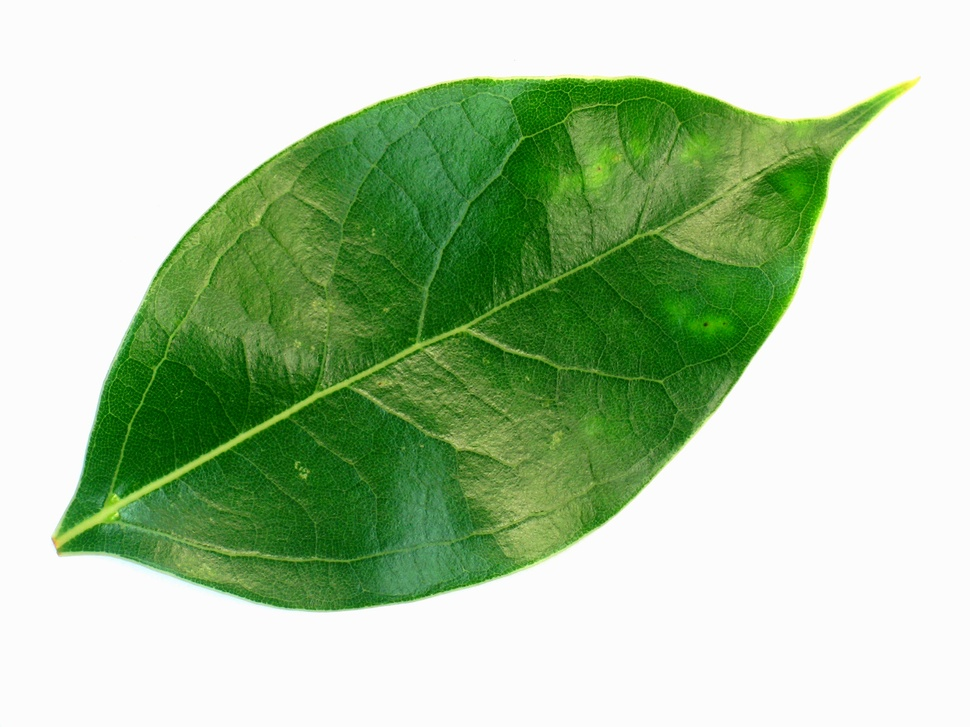
#> input picture contour-tracing/15.jpg, 970 x 727 px, shrunk from 1600 x 1200 before the run
$ jupyter execute DIP_TH_Q2.ipynb
#> lines starting #> are read from the running program, lines starting #| are printed output that depends on the picture; after the words box and inside, x2 and y2 are one past the last pixel; in counts of white or black regions, pixels touching at a corner belong together
[cell 1]
from scipy import misc
from PIL import Image
from numpy import *
import numpy as np
import matplotlib.pyplot as plt
import matplotlib.image as mpimg
from skimage.filters import threshold_otsu
from skimage.morphology import square
from skimage.morphology import closing

[cell 2]
I = asarray(Image.open('15.jpg'));
#> I is the input picture: shape (727, 970, 3); mean R, G, B 174.1, 200.5, 164.3
Ig = np.dot(I[...,:3], [0.299, 0.587, 0.114])
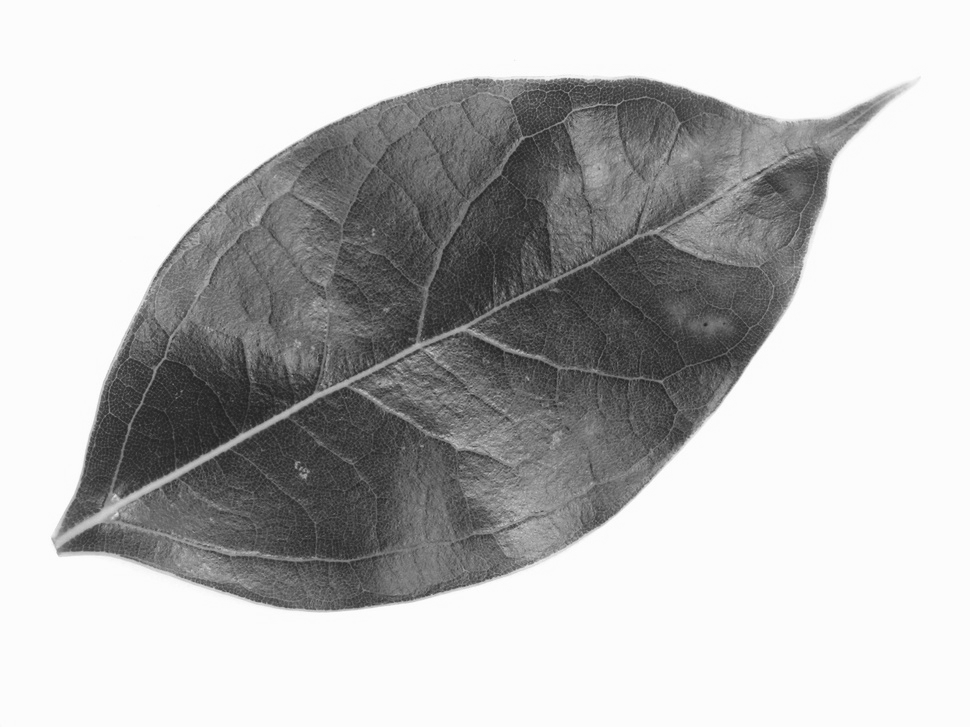
#> Ig: shape (727, 970) float64; min 32.28, max 255, mean 188.5
thresh = threshold_otsu(Ig)
#> thresh = 173.7
Ib = Ig > thresh
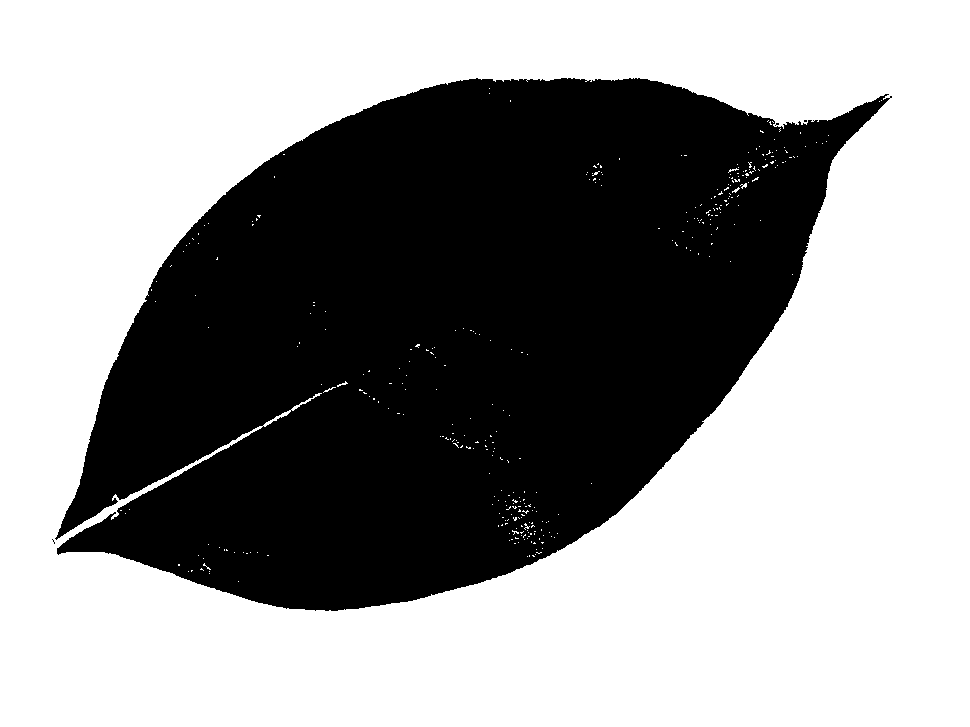
#> Ib: shape (727, 970) bool; 59.4% white; 4 black regions (3 under 20 px), largest, box (x1, y1, x2, y2) and area: (55, 78, 892, 611) 286406
Ib = 1-Ib
Ib = closing(Ib, square(15))
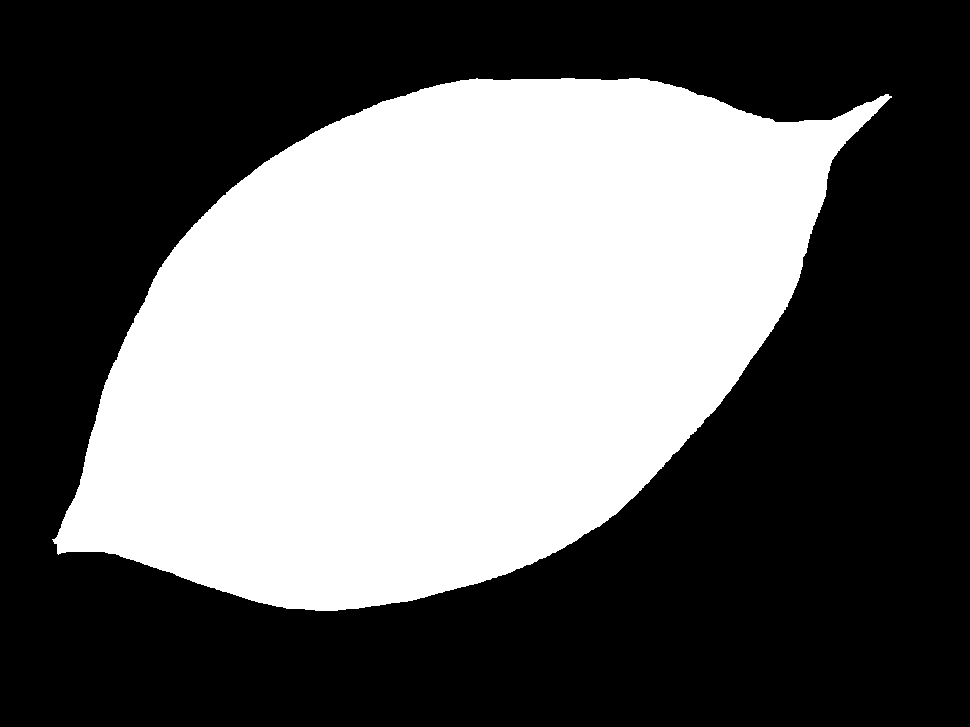
#> Ib: shape (727, 970) int64; values 0 (black) and 1 (white), 41% white; 1 white region, box (x1, y1, x2, y2) and area: (52, 78, 892, 611) 289047
ax = plt.subplot(2, 1, 1)
ax.get_xaxis().set_visible(False)
ax.get_yaxis().set_visible(False)
plt.imshow(Ig, cmap=plt.cm.gray)

ax = plt.subplot(2, 1, 2)
ax.get_xaxis().set_visible(False)
ax.get_yaxis().set_visible(False)
plt.imshow(Ib, cmap=plt.cm.gray)

plt.show()
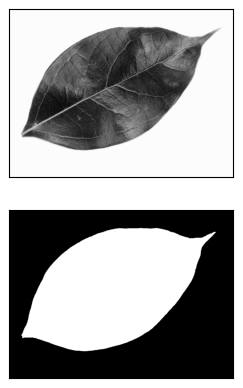
#> figure drawn by matplotlib, 2 panels

[cell 3]
gi = 0
gj = 0
iflag = 0
for i in range(1, Ib.shape[0]-1):
    for j in range(1, Ib.shape[1]-1):
        if(Ib[i,j]==1):
            gi = i
            gj = j
            iflag = 1
        if(iflag == 1):
            break
    if(iflag == 1):
        break

[cell 4]
Im = np.zeros(Ib.shape);

starti = gi
startj = gj
gc = 0
k = gi-1
l = gj-1
while(gc < Ib.shape[0]*Ib.shape[1]):
    flag = 0
    k = gi-1
    l = gj-1

    if(flag == 0):
        while(k <= gi+1):
            if(Ib[k,l]==1):
                flag=1
                break
            k+=1
    if(flag == 0):
        while(l <= gj+1):
            if(Ib[k,l]==1):
                flag=1
                break
            l+=1
    if(flag == 0):
        while(k >= gi-1):
            if(Ib[k,l]==1):
                flag=1
                break
            k-=1
    if(flag == 0):
        while(l >= gj-1):
            if(Ib[k,l]==1):
                flag=1
                break
            l-=1

    if(flag == 1):
        gi=k
        gj=l
        Im[k,l] = 1
    gc+=1
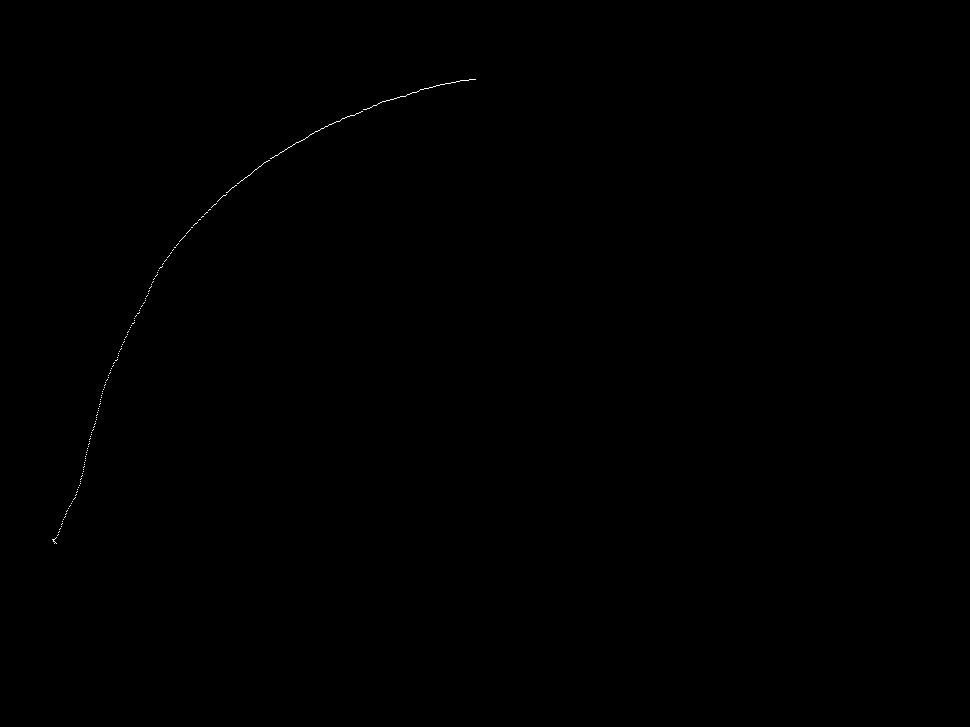
#> Im: shape (727, 970) float64; values 0 (black) and 1 (white), 0.07% white in thin lines or dots, all inside (x1, y1, x2, y2) = (52, 79, 476, 544)
#> after the loop, gc = 705190

gc=0
while(gc < Ib.shape[0]*Ib.shape[1]):
    flag = 0
    k = gi+1
    l = gj+1

    if(flag == 0):
        while(k >= gi-1):
            if(Ib[k,l]==1):
                flag=1
                break
            k-=1
    if(flag == 0):
        while(l >= gj-1):
            if(Ib[k,l]==1):
                flag=1
                break
            l-=1
    if(flag == 0):
        while(k <= gi+1):
            if(Ib[k,l]==1):
                flag=1
                break
            k+=1
    if(flag == 0):
        while(l <= gj+1):
            if(Ib[k,l]==1):
                flag=1
                break
            l+=1
    if(flag == 1):
        gi=k
        gj=l
        Im[k,l] = 1
    gc+=1
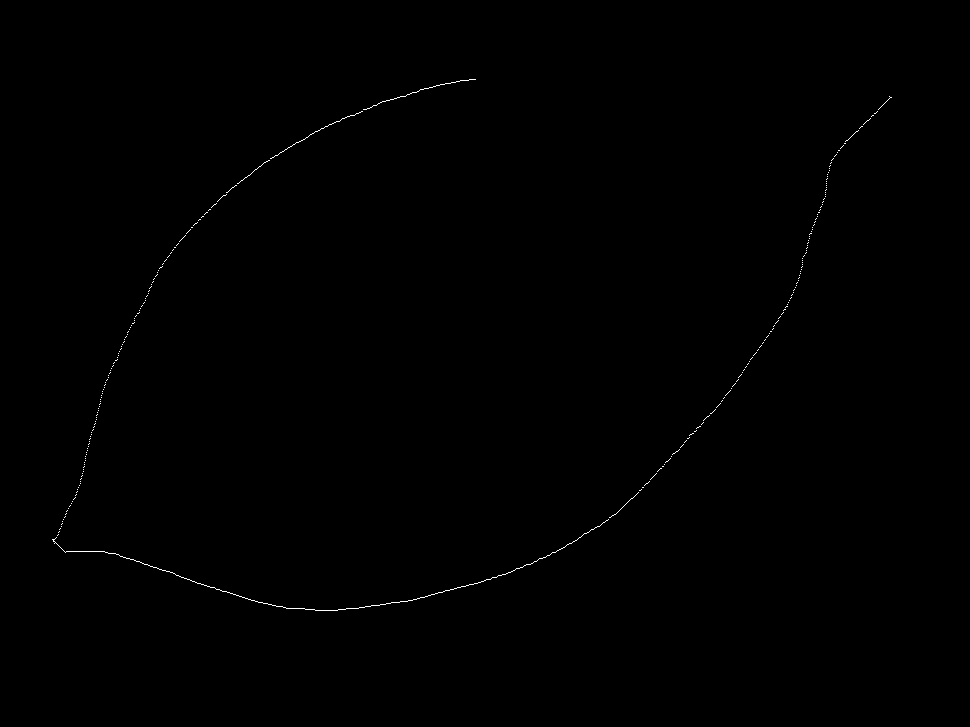
#> Im: shape (727, 970) float64; values 0 (black) and 1 (white), 0.2% white in thin lines or dots, all inside (x1, y1, x2, y2) = (52, 79, 892, 611)

[cell 5]
plt.imshow(Im, cmap=plt.cm.binary)
plt.show()

[cell 6]
Im = Image.fromarray((Im * 255).astype(uint8))
Im.save('contour.png')
